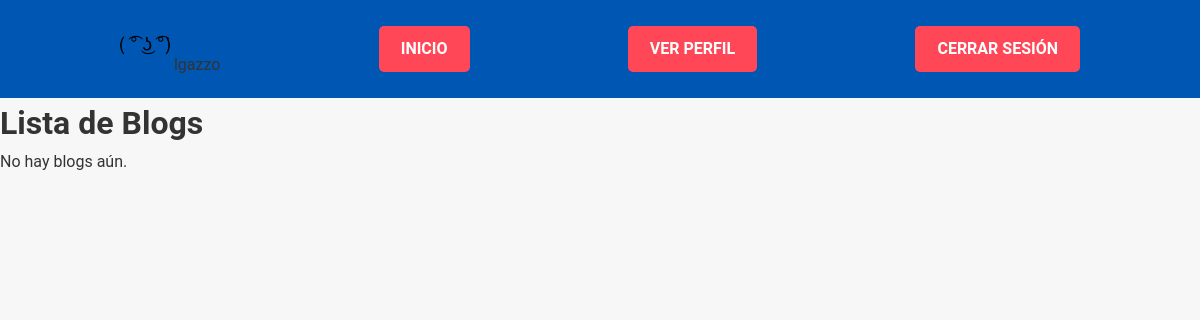
The page /pages/ (signed in) on the database as committed earlier.
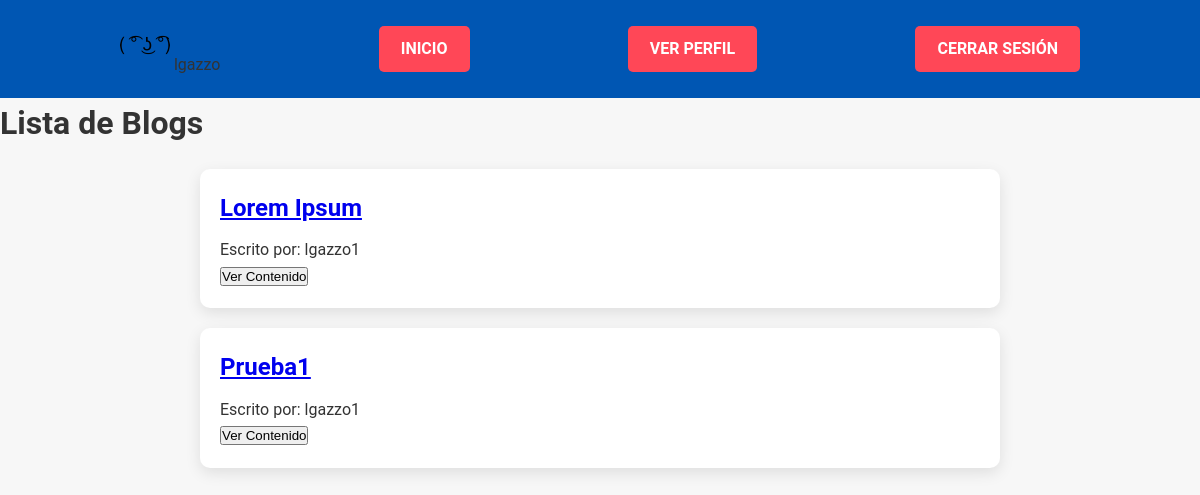
The same page on the database as committed later.
### accounts/models.py (models this page shows)
class CustomUser(AbstractUser):
    profile_image = models.ImageField(upload_to='profile_images/', blank=True, null=True)
    description = models.TextField(blank=True, null=True)
    website = models.URLField(blank=True, null=True)

### blog/models.py (models this page shows)
class Blog(models.Model):
    CATEGORY_CHOICES = [
        ('Política', 'Política'),
        ('Tecnología', 'Tecnología'),
        ('Ciencia', 'Ciencia'),
        ('Humor', 'Humor'),
    ]
    title = models.CharField(max_length=200)
    subtitle = models.CharField(max_length=200)
    body = RichTextField()
    author = models.ForeignKey(
        settings.AUTH_USER_MODEL,
        on_delete=models.CASCADE
    )
    date = models.DateTimeField(auto_now_add=True)
    image = models.ImageField(upload_to='blog_images/')
    category = models.CharField(max_length=100, choices=CATEGORY_CHOICES, default='Humor')

### blog/views.py (the view)
# urls.py: path('', views.blog_list, name='blog_list'),
def blog_list(request):
    blogs = Blog.objects.all().order_by('-date')
    return render(request, 'blog/blog_list.html', {'blogs': blogs})

### blog/templates/blog/blog_list.html (shortened to what this page needs)
{% load static %}
<!DOCTYPE html>
<html>
<head>
    <link rel="stylesheet" href="{% static 'css/style.css' %}">
</head>
<body>
    <header>
        <div class="container">
            {% if user.is_authenticated %}
                <span class="user-info">
                {% if user.profile_image %}
                    <img src="{{ user.profile_image.url }}" alt="Avatar" class="user-avatar">
                {% else %}
                    <img src="{% static '/avatars/default-avatar.png' %}" alt="Avatar" class="user-avatar">
                {% endif %}
                {{ user.username }}
                </span>
                <a href="{% url 'landing' %}" class="header-button">Inicio</a>
                <a href="{% url 'profile' %}" class="header-button">Ver Perfil</a>
                <a href="{% url 'logout' %}" class="header-button">Cerrar Sesión</a>
            {% else %}
                <a href="{% url 'login' %}" class="header-button">Iniciar Sesión</a>
                <a href="{% url 'signup' %}" class="header-button">Registrarse</a>
            {% endif %}
        </div>
    </header>
    <h1>Lista de Blogs</h1>
    <div class="blog-list-container">
        {% for blog in blogs %}
            <div class="blog-preview">
                <h2><a href="{% url 'blog_detail' pk=blog.pk %}">{{ blog.title }}</a></h2>
                <p>Escrito por: {{ blog.author }}</p>
                <button onclick="toggleContent('content-{{ blog.id }}')">Ver Contenido</button>
            </div>
        {% empty %}
            <p>No hay blogs aún.</p>
        {% endfor %}
    </div>
</body>
</html>

### static/css/style.css (style rules this page uses)
* { margin: 0; padding: 0; box-sizing: border-box; }
body { font-family: 'Roboto', sans-serif; background-color: #f7f7f7; color: #333; line-height: 1.6; }
header { position: static; background: #0056b3; padding: 20px 0; width: 100%; top: 0; z-index: 1000; }
header .container { display: flex; justify-content: space-between; align-items: center; padding: 0 10%; }
header a { color: #fff; text-decoration: none; padding: 8px 20px; border: 2px solid transparent; transition: all 0.3s ease; }
.header-button { background-color: #ff4757; color: #fff; border-radius: 5px; font-weight: 700; text-transform: uppercase; }
.blog-preview { margin: 20px auto; max-width: 800px; background: #fff; padding: 20px; border-radius: 10px; box-shadow: 0 5px 15px rgba(0, 0, 0, 0.1); }
.blog-preview h2 { color: #0056b3; margin-bottom: 10px; }

### blog/templates/blog/blog_list.html (style rules this page uses)
.user-avatar { width: 50px; height: 50px; border-radius: 50%; }

Rows that differ between the two databases and show on the page:
added Blog: title "Lorem Ipsum", author "lgazzo1"
added Blog: title "Prueba1", author "lgazzo1"
Other text that changed with them:
text no longer shown: "No hay blogs aún."
